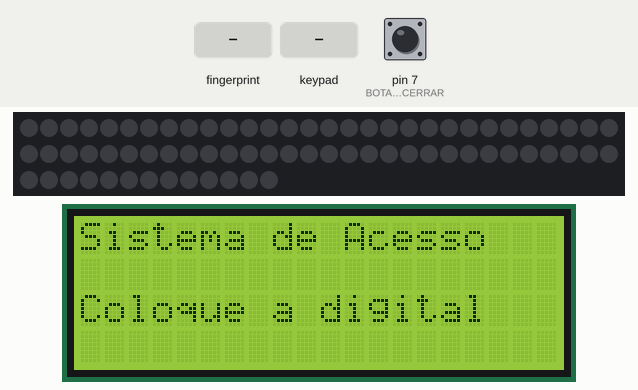
This sketch was run on a simulated Arduino Mega 2560, built with avr-gcc and run on an emulated ATmega2560. Shown: 73 RGB LEDs in strip order, left to right, continuing on the next row, 20×4 character LCD. The inputs (shaded band) are chosen by the test bench; at power-on: pin 7 (BOTAO_ENCERRAR) HIGH. Dim RGB values are drawn brighter than linear; what the sketch prints to the serial monitor is not drawn.

Above: at 2.4 s.
2.5 s: finger stored as number 1 placed on the sensor
At 3.3 s:
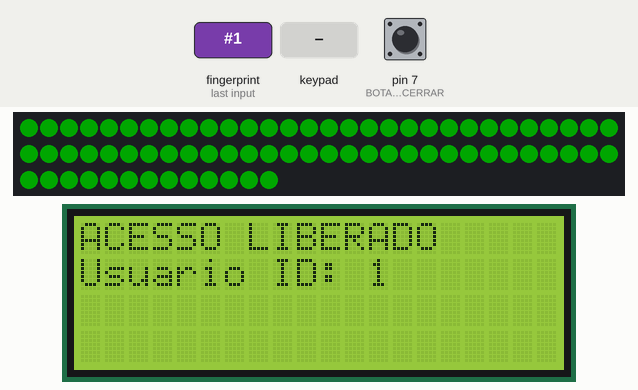
5.5 s: keypad keys 4 6 5 0 5 2 4 2 # pressed 0.4 s apart
At 9.2 s:
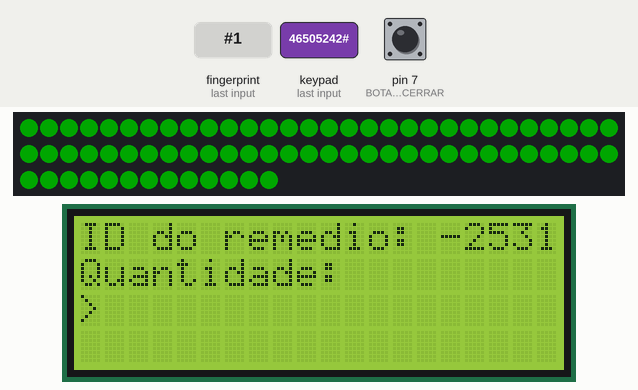
10.6 s: keypad keys 4 8 4 0 4 4 # pressed 0.4 s apart
At 14.3 s:
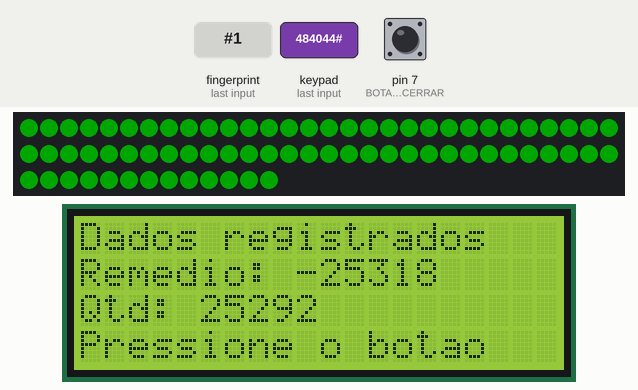
14.9 s: pin 7 (BOTAO_ENCERRAR) pulled LOW for 0.15 s
At 15.4 s:
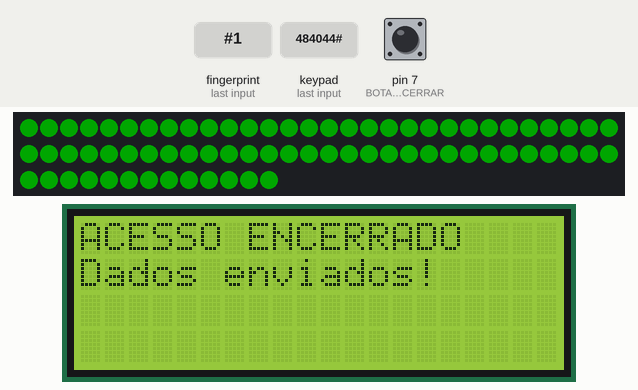
Timing chart, 0 to 17.9 s (numbered marks = the images above; inputs shaded):
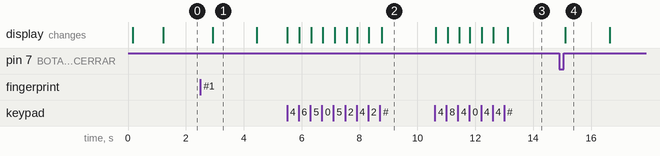

The sketch:

FinalTest_1.ino
```cpp
#include <FastLED.h>
#include <Adafruit_Fingerprint.h>
#include <Keypad.h>
#include <LiquidCrystal_I2C.h>

// =====================================================
// CONFIGURAÇÃO DAS PESSOAS
// =====================================================

const int idSophia = 28;
const String nameSophia = "Sophia Silva Faria";

const int idLuis = 27;
const String nameLuis = "Luis Antonio Barbosa Pereira";

// =====================================================
// CONFIGURAÇÃO DA FITA DE LED
// =====================================================

#define NUM_LEDS 73
#define DATA_PIN 6
#define BRILHO 80

CRGB leds[NUM_LEDS];

// =====================================================
// BOTÃO DE ENCERRAR ACESSO
// =====================================================

const int BOTAO_ENCERRAR = 7;
bool LOCK_INPUT = false;

// =====================================================
// SENSOR BIOMÉTRICO
// =====================================================

// Serial3 do Mega:
// RX3 = pino 15
// TX3 = pino 14

Adafruit_Fingerprint finger = Adafruit_Fingerprint(&Serial3);

// =====================================================
// LCD 20x4 I2C
// =====================================================

LiquidCrystal_I2C lcd(0x27, 20, 4);

// =====================================================
// TECLADO 4x3
// =====================================================

const byte LINHAS = 4;
const byte COLUNAS = 3;

char teclas[LINHAS][COLUNAS] = {
  {'1', '2', '3'},
  {'4', '5', '6'},
  {'7', '8', '9'},
  {'*', '0', '#'}
};

byte pinosLinhas[LINHAS] = {46, 50, 52, 42};
byte pinosColunas[COLUNAS] = {48, 40, 44};

Keypad teclado = Keypad(
  makeKeymap(teclas),
  pinosLinhas,
  pinosColunas,
  LINHAS,
  COLUNAS
);

// =====================================================
// ESTADOS DO SISTEMA
// =====================================================

enum Estado {
  AGUARDANDO_DIGITAL,
  DIGITANDO_REMEDIO,
  DIGITANDO_QUANTIDADE
};

Estado estadoAtual = AGUARDANDO_DIGITAL;

// =====================================================
// VARIÁVEIS DO ACESSO
// =====================================================

int idUsuario = -1;
int idRemedio = -1;
int quantidade = 0;

String valorDigitado = "";

// =====================================================
// SETUP
// =====================================================

void setup() {

  // ---------------------------------------------------
  // MONITOR SERIAL
  // ---------------------------------------------------

  Serial.begin(9600);

  while (!Serial);

  delay(100);

  // ---------------------------------------------------
  // SERIAL ENTRE MEGA E ESP32
  // ---------------------------------------------------

  // Serial2:
  // RX2 = pino 17
  // TX2 = pino 16

  Serial2.begin(9600);

  // ---------------------------------------------------
  // FITA DE LED
  // ---------------------------------------------------

  FastLED.addLeds<NEOPIXEL, DATA_PIN>(leds,NUM_LEDS);
  FastLED.setBrightness(BRILHO);
  fill_solid(leds, NUM_LEDS, CRGB::Black);
  FastLED.show();

  // ---------------------------------------------------
  // BOTÃO
  // ---------------------------------------------------

  pinMode(BOTAO_ENCERRAR, INPUT_PULLUP);

  // ---------------------------------------------------
  // LCD
  // ---------------------------------------------------

  lcd.init();
  lcd.backlight();

  // ---------------------------------------------------
  // SENSOR
  // ---------------------------------------------------

  Serial.println("\n\nTeste de Leitor Biometrico (AS608)");

  finger.begin(57600);

  if (finger.verifyPassword()) {

    Serial.println("Sensor encontrado com sucesso!");

  } else {

    Serial.println("Sensor nao encontrado :(");

    lcd.clear();
    lcd.setCursor(0, 0);
    lcd.print("Erro no Sensor!");

    while (1) {
      delay(1);
    }
  }

  finger.getTemplateCount();

  Serial.print("O sensor contem ");
  Serial.print(finger.templateCount);
  Serial.println(" templates cadastrados.");

  mostrarAguardandoDigital();
}

// =====================================================
// LOOP PRINCIPAL
// =====================================================

void loop() {

  // ===================================================
  // ESTADO 1 - AGUARDANDO DIGITAL
  // ===================================================

  if (estadoAtual == AGUARDANDO_DIGITAL) {

    int resultado = getFingerprintIDez();

    // -------------------------------------------------
    // DIGITAL RECONHECIDA
    // -------------------------------------------------

    if (resultado >= 0) {

      idUsuario = resultado;

      Serial.print("Digital encontrada! ID #");
      Serial.println(idUsuario);

      switch (idUsuario) {

        case 28:
          Serial.println(nameSophia);
          break;

        case 27:
          Serial.println(nameLuis);
          break;

        default:
          Serial.println("???");
          break;
      }

      // LED VERDE
      fill_solid(leds, NUM_LEDS, CRGB::Green);
      FastLED.show();

      // Entra no estado de acesso
      estadoAtual = DIGITANDO_REMEDIO;

      valorDigitado = "";

      lcd.clear();
      lcd.setCursor(0, 0);
      lcd.print("ACESSO LIBERADO");

      lcd.setCursor(0, 1);
      lcd.print("Usuario ID: ");
      lcd.print(idUsuario);

      delay(1500);

      lcd.clear();
      lcd.setCursor(0, 0);
      lcd.print("ID do remedio: ");

      lcd.setCursor(0, 1);
      lcd.print("> ");

      Serial.println("Acesso liberado.");
      Serial.println("Digite o ID do remedio.");

    }

    // -------------------------------------------------
    // DIGITAL NÃO CADASTRADA
    // -------------------------------------------------

    else if (resultado == -2) {

      Serial.println("Digital nao reconhecida!");

      fill_solid(leds, NUM_LEDS, CRGB::Red);
      FastLED.show();

      lcd.clear();
      lcd.setCursor(0, 0);
      lcd.print("ACESSO NEGADO");

      lcd.setCursor(0, 1);
      lcd.print("Digital invalida");

      delay(2000);

      fill_solid(leds, NUM_LEDS, CRGB::Black);
      FastLED.show();

      mostrarAguardandoDigital();
    }
  }

  // ===================================================
  // ESTADO 2 - DIGITANDO ID DO REMÉDIO
  // ===================================================


  else if (estadoAtual == DIGITANDO_REMEDIO) {

    char tecla = teclado.getKey();

    if (tecla) {

      // ------------------------------------------------
      // NÚMERO
      // ------------------------------------------------

      if (tecla >= '0' && tecla <= '9') {

        valorDigitado += tecla;

        lcd.setCursor(2, 1);
        //lcd.print("                    ");

        lcd.setCursor(2, 1);
        lcd.print(valorDigitado);

        Serial.print(tecla);
      }

      // ------------------------------------------------
      // * = LIMPAR
      // ------------------------------------------------

      else if (tecla == '*') {

        valorDigitado = "";

        lcd.setCursor(2, 1);
        lcd.print("                  ");

        Serial.println();
        Serial.println("ID do remedio apagado.");
      }

      // ------------------------------------------------
      // # = CONFIRMAR
      // ------------------------------------------------

      else if (tecla == '#') {

        if (valorDigitado.length() > 0) {

          idRemedio = valorDigitado.toInt();

          Serial.println();
          Serial.print("ID do remedio: ");
          Serial.println(idRemedio);

          // Vai para quantidade
          estadoAtual = DIGITANDO_QUANTIDADE;

          valorDigitado = "";

          lcd.clear();

          lcd.setCursor(0, 0);
          lcd.print("ID do remedio: ");
          lcd.print(idRemedio);

          lcd.setCursor(0, 1);
          lcd.print("Quantidade:");

          lcd.setCursor(0, 2);
          lcd.print("> ");

          Serial.println("Digite a quantidade.");
        }
      }
    }
  }

  // ===================================================
  // ESTADO 3 - DIGITANDO QUANTIDADE
  // ===================================================

  else if (estadoAtual == DIGITANDO_QUANTIDADE) {

    char tecla = teclado.getKey();

    if (tecla) {

      // ------------------------------------------------
      // NÚMERO
      // ------------------------------------------------

      if (tecla >= '0' && tecla <= '9' && LOCK_INPUT == false) {

        valorDigitado += tecla;

        lcd.setCursor(2, 2);
        //lcd.print("                    ");

        lcd.setCursor(2, 2);
        lcd.print(valorDigitado);

        Serial.print(tecla);
      }

      // ------------------------------------------------
      // * = LIMPAR
      // ------------------------------------------------

      else if (tecla == '*' && LOCK_INPUT == false) {

        valorDigitado = "";

        lcd.setCursor(2, 2);
        lcd.print("                  ");

        Serial.println();
        Serial.println("Quantidade apagada.");
      }

      // ------------------------------------------------
      // # = CONFIRMAR
      // ------------------------------------------------

      else if (tecla == '#' && LOCK_INPUT == false) {

        if (valorDigitado.length() > 0) {

          quantidade = valorDigitado.toInt();

          Serial.println();
          Serial.print("Quantidade: ");
          Serial.println(quantidade);

          lcd.clear();

          lcd.setCursor(0, 0);
          lcd.print("Dados registrados");

          lcd.setCursor(0, 1);
          lcd.print("Remedio: ");
          lcd.print(idRemedio);

          lcd.setCursor(0, 2);
          lcd.print("Qtd: ");
          lcd.print(quantidade);

          lcd.setCursor(0, 3);
          lcd.print("Pressione o botao");

          Serial.println("--------------------------------");
          Serial.println("Acesso em andamento.");
          Serial.println("Pressione o botao para encerrar.");

          LOCK_INPUT = true;

        }
      }
    }

    // -------------------------------------------------
    // BOTÃO ENCERRA O ACESSO
    // -------------------------------------------------

    if (digitalRead(BOTAO_ENCERRAR) == LOW) {

      delay(50); // debounce simples

      if (digitalRead(BOTAO_ENCERRAR) == LOW) {

        enviarDadosESP32();

        // Aguarda soltar o botão
        while (digitalRead(BOTAO_ENCERRAR) == LOW) {
          delay(10);
        }

        // Limpa os dados do acesso
        idUsuario = -1;
        idRemedio = -1;
        quantidade = 0;
        valorDigitado = "";

        LOCK_INPUT = false;

        // Desliga LED verde
        fill_solid(leds, NUM_LEDS, CRGB::Black);
        FastLED.show();

        // Volta para o início
        estadoAtual = AGUARDANDO_DIGITAL;

        mostrarAguardandoDigital();
      }
    }
  }

  delay(50);
}

// =====================================================
// MOSTRAR TELA INICIAL
// =====================================================

void mostrarAguardandoDigital() {

  lcd.clear();

  lcd.setCursor(0, 0);
  lcd.print("Sistema de Acesso");

  lcd.setCursor(0, 2);
  lcd.print("Coloque a digital");

  Serial.println();
  Serial.println("Aguardando digital...");
}

// =====================================================
// ENVIAR DADOS PARA O ESP32
// =====================================================

void enviarDadosESP32() {

  // ---------------------------------------------------
  // JSON enviado pela Serial2
  // ---------------------------------------------------

  String json = "{";
  json += "\"idUsuario\":";
  json += idUsuario;
  json += ",";
  json += "\"idRemedio\":";
  json += idRemedio;
  json += ",";
  json += "\"quantidade\":";
  json += quantidade;
  json += "}";

  Serial2.println(json);

  Serial.println();
  Serial.println("================================");
  Serial.println("DADOS ENVIADOS AO ESP32:");
  Serial.println(json);
  Serial.println("================================");

  lcd.clear();

  lcd.setCursor(0, 0);
  lcd.print("ACESSO ENCERRADO");

  lcd.setCursor(0, 1);
  lcd.print("Dados enviados!");

  delay(1500);
}

// =====================================================
// LEITURA DA DIGITAL
// =====================================================

int getFingerprintIDez() {

  uint8_t p = finger.getImage();

  if (p != FINGERPRINT_OK) {

    // Não há dedo no sensor
    return -1;
  }

  p = finger.image2Tz();

  if (p != FINGERPRINT_OK) {

    // Erro ao converter a imagem
    return -1;
  }

  p = finger.fingerSearch();

  if (p == FINGERPRINT_NOTFOUND) {

    // Digital lida, mas não cadastrada
    return -2;

  } else if (p != FINGERPRINT_OK) {

    // Outro erro
    return -1;
  }

  // Digital encontrada
  return finger.fingerID;
}
```

Measured:
- after the input at 2.5 s, the display: changes after 0.43 s (image 1)
- after the input at 5.5 s, the display: first changes at once (image 2 shows a later state)
- after the input at 10.6 s, the display: first changes at once (image 3 shows a later state)
- after the input at 14.9 s, the display: changes after 0.21 s (image 4)
- what the display in image 1 shows lasts 1.5 s, from 2.9 s to 4.4 s
